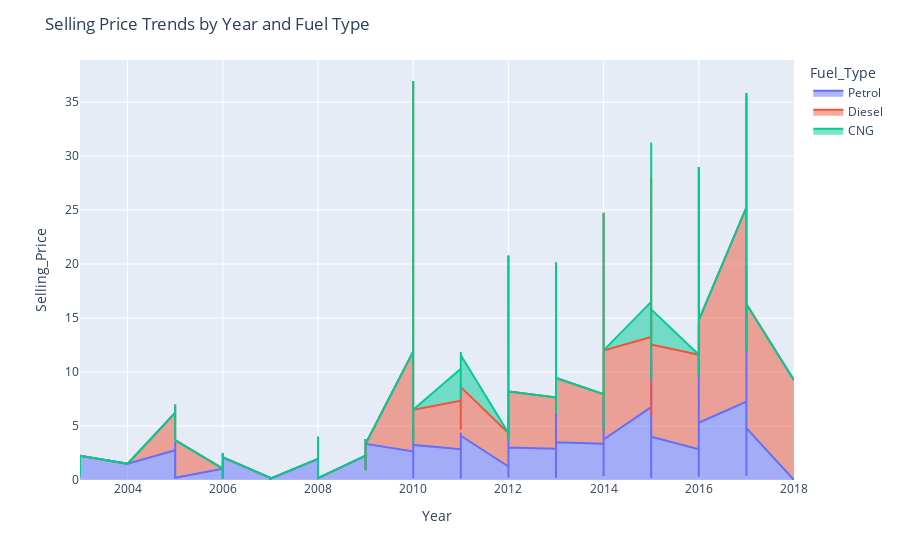

Notebook code for this chart:
### Code cell
fig2= px.area(cars, x='Year', y='Selling_Price', color='Fuel_Type')

fig2.update_layout(title='Selling Price Trends by Year and Fuel Type')

fig2.show()

### Figure 1 — Plotly figure (JSON) as saved in the notebook; plotly's stock layout.template omitted (floating-point values rounded to 4 significant figures; data arrays with more than 128 entries replaced by an {"elided": "..."} marker saying what was removed)
{"data": [{"fillpattern": {"shape": ""}, "hovertemplate": "Fuel_Type=Petrol<br>Year=%{x}<br>Selling_Price=%{y}<extra></extra>", "legendgroup": "Petrol", "line": {"color": "#636efa"}, "marker": {"symbol": "circle"}, "mode": "lines", "name": "Petrol", "orientation": "v", "showlegend": true, "stackgroup": "1", "type": "scatter", "x": {"elided": "239 int values"}, "xaxis": "x", "y": {"elided": "239 float values"}, "yaxis": "y"}, {"fillpattern": {"shape": ""}, "hovertemplate": "Fuel_Type=Diesel<br>Year=%{x}<br>Selling_Price=%{y}<extra></extra>", "legendgroup": "Diesel", "line": {"color": "#EF553B"}, "marker": {"symbol": "circle"}, "mode": "lines", "name": "Diesel", "orientation": "v", "showlegend": true, "stackgroup": "1", "type": "scatter", "x": [2013, 2014, 2018, 2015, 2016, 2015, 2015, 2016, 2015, 2016, 2015, 2012, 2014, 2014, 2014, 2014, 2012, 2015, 2017, 2013, 2014, 2014, 2015, 2017, 2014, 2010, 2014, 2011, 2014, 2012, 2016, 2015, 2017, 2015, 2005, 2010, 2014, 2015, 2016, 2010, 2010, 2015, 2015, 2014, 2015, 2012, 2012, 2013, 2013, 2015, 2012, 2013, 2012, 2016, 2014, 2016, 2014, 2015, 2016, 2017], "xaxis": "x", "y": [4.75, 4.6, 9.25, 6.5, 8.75, 7.45, 6.85, 7.75, 7.25, 7.75, 7.45, 3.1, 4.95, 6, 5.5, 5.5, 14.9, 23, 18, 16, 19.99, 18.75, 23.5, 33, 4.75, 9.25, 3.95, 4.5, 4.9, 14.5, 14.73, 4.75, 23, 12.5, 3.49, 35, 11.25, 23, 20.75, 9.65, 3.25, 4.85, 11.75, 6, 8.25, 4.95, 3.1, 6.15, 3.9, 11.25, 5.35, 5.95, 5.2, 12.9, 7.2, 8.35, 8.25, 8.55, 9.5, 11.5], "yaxis": "y"}, {"fillpattern": {"shape": ""}, "hovertemplate": "Fuel_Type=CNG<br>Year=%{x}<br>Selling_Price=%{y}<extra></extra>", "legendgroup": "CNG", "line": {"color": "#00cc96"}, "marker": {"symbol": "circle"}, "mode": "lines", "name": "CNG", "orientation": "v", "showlegend": true, "stackgroup": "1", "type": "scatter", "x": [2015, 2011], "xaxis": "x", "y": [3.25, 2.95], "yaxis": "y"}], "layout": {"legend": {"title": {"text": "Fuel_Type"}, "tracegroupgap": 0}, "margin": {"t": 60}, "title": {"text": "Selling Price Trends by Year and Fuel Type"}, "xaxis": {"anchor": "y", "domain": [0, 1], "title": {"text": "Year"}}, "yaxis": {"anchor": "x", "domain": [0, 1], "title": {"text": "Selling_Price"}}}}
